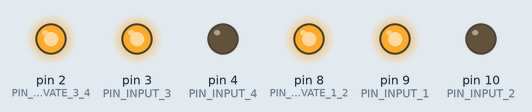
Bench run of a sketch on a simulated Arduino Uno, built with avr-gcc and run on an emulated ATmega328P. Shown: output pins drawn as LEDs (lit = HIGH).

Above: at 1.0 s.
At 3.0 s:
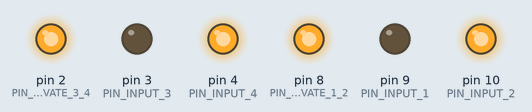
Timing chart, 0 to 5.2 s (numbered marks = the images above):
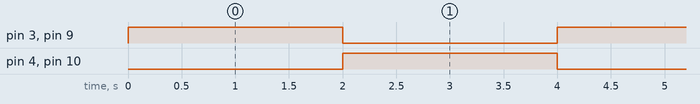

Measured:
- by itself, pin 3 (PIN_INPUT_3), pin 4 (PIN_INPUT_4), pin 9 (PIN_INPUT_1), pin 10 (PIN_INPUT_2): alternates HIGH for 2.0 s and LOW for 2.0 s

The sketch:

dc_motor_x2.ino
```cpp
/**
 * Use of 2 DC motor and a L293D
 */

// Motor 1
const int PIN_ACTIVATE_3_4 = 2;
const int PIN_INPUT_3 = 3;
const int PIN_INPUT_4 = 4;

// Motor 2
const int PIN_ACTIVATE_1_2 = 8;
const int PIN_INPUT_1 = 9;
const int PIN_INPUT_2 = 10;

/**
 * Initialize the pins of a motor
 */
void initMotor(int activationPin, int pin1, int pin2)
{
    pinMode(activationPin, OUTPUT);
    pinMode(pin1, OUTPUT);
    pinMode(pin2, OUTPUT);
    // Enable the motor driver
    digitalWrite(activationPin, HIGH);
}

/**
 * Run a motor either clockwise or counter-clockwise
 */
void runMotor(int pin1, int pin2, bool clockwise = true)
{
    if (clockwise) {
        // Run the motor clockwise
        digitalWrite(pin1, HIGH);
        digitalWrite(pin2, LOW);
    } else {
        // Run the motor counter-clockwise
        digitalWrite(pin1, LOW);
        digitalWrite(pin2, HIGH);
    }
}

// Main functions

void setup()
{
    Serial.begin(9600);
    initMotor(PIN_ACTIVATE_1_2, PIN_INPUT_1, PIN_INPUT_2);
    initMotor(PIN_ACTIVATE_3_4, PIN_INPUT_3, PIN_INPUT_4);
}

void loop()
{
    // Clockwise
    runMotor(PIN_INPUT_1, PIN_INPUT_2, true);
    runMotor(PIN_INPUT_3, PIN_INPUT_4, true);
    delay(2000);

    // Counter-clockwise
    runMotor(PIN_INPUT_1, PIN_INPUT_2, false);
    runMotor(PIN_INPUT_3, PIN_INPUT_4, false);
    delay(2000);
}
```
